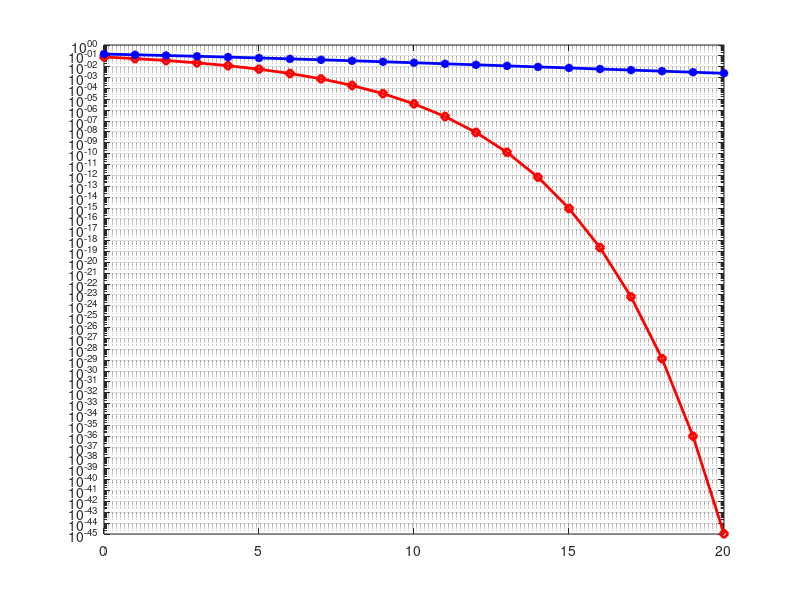

Here is the MATLAB script that generated this plot: (Note: this script raises an error after producing the figure.)
clear

EbN0dB = (0:1:20)';
EbN0   = 10.^(EbN0dB/10);

t=[0 5 10 15 20];
v=[          ]; % BER20

%QPSK
qpsk_BER = 0.5*(erfc(sqrt(EbN0)));

% Rayleigh Theoretical BER for QPSK
Rayleigh_BER = 0.5.*(1-sqrt(EbN0./(EbN0+1)));

semilogy(EbN0dB(:,1),qpsk_BER(:,1),'-rd','LineWidth',2)
hold on, grid on
semilogy(EbN0dB(:,1),Rayleigh_BER(:,1),'-b*','LineWidth',2)
plot(t,v,'-k+','LineWidth',2)
hold off
axis([0 20 1e-7 1])
xlabel('EbN0[dB]'), ylabel('BER')
legend('Analytic AWGN QPSK','Analytic Rayleigh QPSK', 'Multi-path, Rake Receiver')
title('BER curve for Rayleigh Channel (QPSK)')